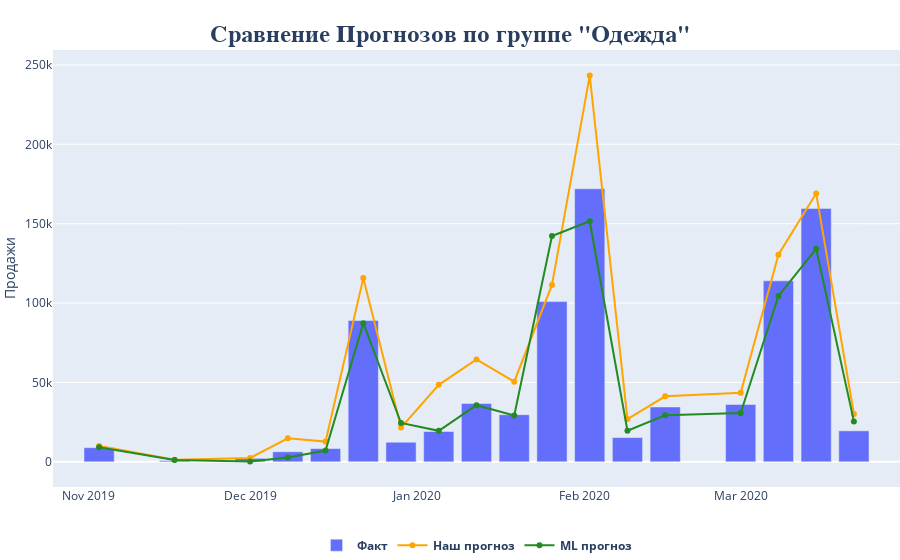

The notebook cell this image was saved under:
### Markdown cell above
# Графики

### Code cell
# Сравнение Прогнозов по группе "Одежда"
fig = go.Figure()
fig.add_trace(go.Bar(x=gr_app['DATE_'], y=gr_app['FACT_SALES'], name='<b>Факт</b>'))
fig.add_trace(go.Scatter(x=gr_app['DATE_'], y=gr_app['FCST2_COR2'], name='<b>Наш прогноз</b>',line=dict(color='orange', width=2)))
fig.add_trace(go.Scatter(x=gr_app['DATE_'], y=gr_app['FCST_V1'], name='<b>ML прогноз</b>',line=dict(color='forestgreen', width=2)))
fig.update_layout(legend_orientation="h",
                  legend=dict(x=.5, xanchor="center"),
                  #xaxis_title="Дата",
                  yaxis_title="Продажи",
                  margin=dict(l=0, r=0, t=50, b=0))
fig.update_layout(
    title={
        'text': '<b>Сравнение Прогнозов по группе "Одежда"</b>',
        #'y':0.95,
        'x':0.5,
        'xanchor': 'center',
        'yanchor': 'top',
        'font_family':"Times New Roman",
        'font_size': 24})
#         font=dict(
#             family="Arial",
#             size=20,
#             color='#000000'
#        )
# marker=go.Marker(
#         color = 'red',
#         line=go.Line(
#             color='red',  # set bar border color
#             width= 440,      # set bar border width
#         )
#py.image.save_as(fig, filename='chart_app.png')
fig.show()

### Figure 1 — Plotly figure (JSON) as saved in the notebook; plotly's stock layout.template omitted (floating-point values rounded to 4 significant figures)
{"data": [{"name": "<b>Факт</b>", "type": "bar", "x": ["2019-11-03T00:00:00", "2019-11-17T00:00:00", "2019-12-01T00:00:00", "2019-12-08T00:00:00", "2019-12-15T00:00:00", "2019-12-22T00:00:00", "2019-12-29T00:00:00", "2020-01-05T00:00:00", "2020-01-12T00:00:00", "2020-01-19T00:00:00", "2020-01-26T00:00:00", "2020-02-02T00:00:00", "2020-02-09T00:00:00", "2020-02-16T00:00:00", "2020-03-01T00:00:00", "2020-03-08T00:00:00", "2020-03-15T00:00:00", "2020-03-22T00:00:00"], "y": [8903, 753, 2178, 6303, 8328, 88995, 12324, 19079, 36756, 29645, 100910, 171980, 15250, 34540, 36106, 113981, 159575, 19499]}, {"line": {"color": "orange", "width": 2}, "name": "<b>Наш прогноз</b>", "type": "scatter", "x": ["2019-11-03T00:00:00", "2019-11-17T00:00:00", "2019-12-01T00:00:00", "2019-12-08T00:00:00", "2019-12-15T00:00:00", "2019-12-22T00:00:00", "2019-12-29T00:00:00", "2020-01-05T00:00:00", "2020-01-12T00:00:00", "2020-01-19T00:00:00", "2020-01-26T00:00:00", "2020-02-02T00:00:00", "2020-02-09T00:00:00", "2020-02-16T00:00:00", "2020-03-01T00:00:00", "2020-03-08T00:00:00", "2020-03-15T00:00:00", "2020-03-22T00:00:00"], "y": [9950, 1363, 2443, 14822, 12706, 115710, 21546, 48492, 64449, 50459, 111410, 243284, 26924, 41274, 43453, 130487, 169060, 30162]}, {"line": {"color": "forestgreen", "width": 2}, "name": "<b>ML прогноз</b>", "type": "scatter", "x": ["2019-11-03T00:00:00", "2019-11-17T00:00:00", "2019-12-01T00:00:00", "2019-12-08T00:00:00", "2019-12-15T00:00:00", "2019-12-22T00:00:00", "2019-12-29T00:00:00", "2020-01-05T00:00:00", "2020-01-12T00:00:00", "2020-01-19T00:00:00", "2020-01-26T00:00:00", "2020-02-02T00:00:00", "2020-02-09T00:00:00", "2020-02-16T00:00:00", "2020-03-01T00:00:00", "2020-03-08T00:00:00", "2020-03-15T00:00:00", "2020-03-22T00:00:00"], "y": [9189, 1124, 245, 2728, 7105, 87324, 24433, 19502, 35651, 29199, 142229, 151542, 19560, 29386, 30751, 104471, 134170, 25437]}], "layout": {"legend": {"orientation": "h", "x": 0.5, "xanchor": "center"}, "margin": {"b": 0, "l": 0, "r": 0, "t": 50}, "title": {"font": {"family": "Times New Roman", "size": 24}, "text": "<b>Сравнение Прогнозов по группе \"Одежда\"</b>", "x": 0.5, "xanchor": "center", "yanchor": "top"}, "yaxis": {"title": {"text": "Продажи"}}}}
